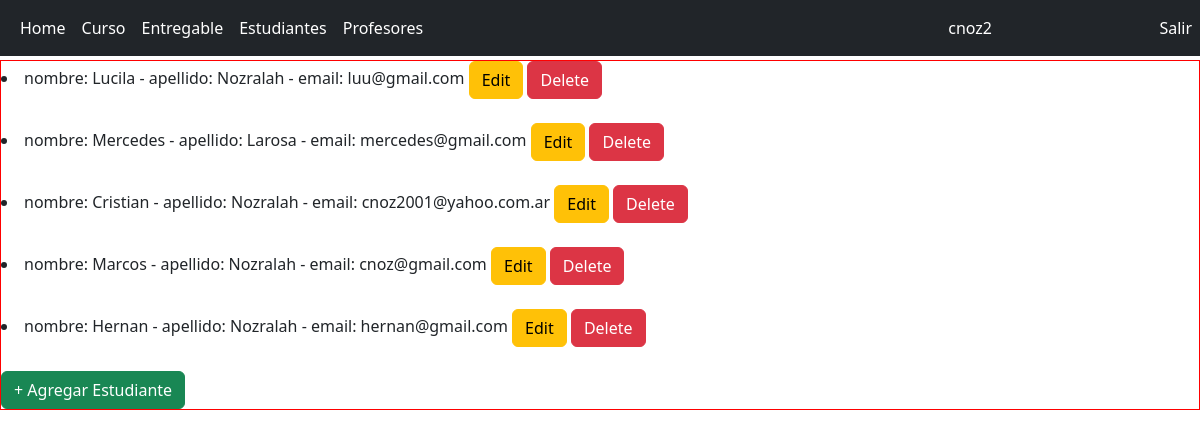
Screenshot of /appcoder/read_estudiantes/ (signed in) with the database file from the repository.
### appcoder/models.py (models this page shows)
class Estudiante(models.Model):
    nombre = models.CharField(max_length=30)
    apellido = models.CharField(max_length=30)
    email = models.EmailField()
    def __str__(self):
        return f'nombre: {self.nombre} - apellido: {self.apellido} - email: {self.email}'

### appcoder/views.py (the view)
# urls.py: path('read_estudiantes/', read_estudiantes),
@login_required
def read_estudiantes(request=None):
    estudiantes = Estudiante.objects.all() #Trae todo
    return render(request, "estudiantesCRUD/read_estudiantes.html", {"estudiantes": estudiantes})

### appcoder/template/estudiantesCRUD/read_estudiantes.html (shortened to what this page needs)
{% extends "../home.html" %}
{% load static %}
{% block contenido %}
    {% for estudiante in estudiantes %}
        <li>
            {{ estudiante }}
            <a href="/appcoder/update_estudiantes/{{estudiante.id}}" class="btn btn-warning">Edit</a>
            <a href="/appcoder/delete_estudiantes/{{estudiante.id}}" class="btn btn-danger">Delete</a>
        </li>
        <br>
    {% endfor %}
    <a class="btn btn-success" href="/appcoder/create_estudiantes">+ Agregar Estudiante</a>
{% endblock %}

### appcoder/template/home.html (shortened to what this page needs)
<!DOCTYPE html>
<html lang="en">
<head>
    {% load static %}
    <link rel="stylesheet" href="{%static 'css/myestilo.css'%}">
    <link rel="stylesheet" href="{%static 'css/bootstrap.min.css'%}">
</head>
<body>
    <nav class="navbar navbar-expand-md navbar-dark fixed-top bg-dark">
        <div class="container-fluid">
            <div class="collapse navbar-collapse" id="navbarCollapse">
                <ul class="navbar-nav me-auto mb-2 mb-md-0">
                    <li class="nav-item">
                        <a class="nav-link active" aria-current="page" href="/appcoder">Home</a>
                    </li>
                    <li class="nav-item">
                        <a class="nav-link active" aria-current="page" href="/appcoder/curso">Curso</a>
                    </li>
                    <li class="nav-item">
                        <a class="nav-link active" aria-current="page" href="/appcoder/entregables">Entregable</a>
                    </li>
                    <li class="nav-item">
                        <a class="nav-link active" aria-current="page" href="/appcoder/read_estudiantes">Estudiantes</a>
                    </li>
                    <li class="nav-item">
                        <a class="nav-link active" aria-current="page" href="/appcoder/profesores">Profesores</a>
                    </li>
                    <li class="nav-item" style="position: absolute; right: 200px">
                        <a class="nav-link active" aria-current="page" href="/appcoder/perfil/">{{ user.username }}</a>
                    </li>
                    <li class="nav-item" style="position: absolute; right: 0px">
                        <a class="nav-link active" aria-current="page" href="/appcoder/logout/">Salir</a>
                    </li>
                </ul>
            </div>
        </div>
    </nav>
    <div class="contenido1">
        {% block contenido %}{% endblock %}
    </div>
</body>
</html>

### appcoder/static/css/myestilo.css (style rules this page uses)
.contenido1 { position: relative; top: 60px; border: 1px solid red; }

### rows the page displays
Estudiante: nombre+apellido+email "nombre: Lucila - apellido: Nozralah - email: luu@gmail.com"
Estudiante: nombre+apellido+email "nombre: Mercedes - apellido: Larosa - email: mercedes@gmail.com"
Estudiante: nombre+apellido+email "nombre: Cristian - apellido: Nozralah - email: cnoz2001@yahoo.com.ar"
Estudiante: nombre+apellido+email "nombre: Marcos - apellido: Nozralah - email: cnoz@gmail.com"
Estudiante: nombre+apellido+email "nombre: Hernan - apellido: Nozralah - email: hernan@gmail.com"

### other values shown
{{ user.username }} "cnoz2"
